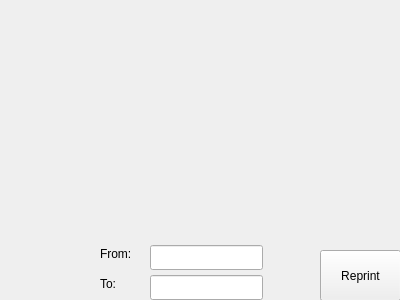
<?xml version="1.0" encoding="UTF-8"?>
<ui version="4.0">
 <class>Graph</class>
 <widget class="QWidget" name="Graph">
  <property name="geometry">
   <rect>
    <x>0</x>
    <y>0</y>
    <width>400</width>
    <height>300</height>
   </rect>
  </property>
  <property name="windowTitle">
   <string>Form</string>
  </property>
  <widget class="QCustomPlot" name="graph" native="true">
   <property name="geometry">
    <rect>
     <x>-1</x>
     <y>-1</y>
     <width>401</width>
     <height>241</height>
    </rect>
   </property>
  </widget>
  <widget class="QPushButton" name="Reprint">
   <property name="geometry">
    <rect>
     <x>320</x>
     <y>250</y>
     <width>81</width>
     <height>51</height>
    </rect>
   </property>
   <property name="text">
    <string>Reprint</string>
   </property>
  </widget>
  <widget class="QLineEdit" name="lineBegin">
   <property name="geometry">
    <rect>
     <x>150</x>
     <y>245</y>
     <width>113</width>
     <height>25</height>
    </rect>
   </property>
  </widget>
  <widget class="QLineEdit" name="lineEnd">
   <property name="geometry">
    <rect>
     <x>150</x>
     <y>275</y>
     <width>113</width>
     <height>25</height>
    </rect>
   </property>
  </widget>
  <widget class="QLabel" name="xBegin">
   <property name="geometry">
    <rect>
     <x>100</x>
     <y>245</y>
     <width>41</width>
     <height>17</height>
    </rect>
   </property>
   <property name="text">
    <string>From:</string>
   </property>
  </widget>
  <widget class="QLabel" name="xEnd">
   <property name="geometry">
    <rect>
     <x>100</x>
     <y>275</y>
     <width>41</width>
     <height>17</height>
    </rect>
   </property>
   <property name="text">
    <string>To:</string>
   </property>
  </widget>
 </widget>
 <customwidgets>
  <customwidget>
   <class>QCustomPlot</class>
   <extends>QWidget</extends>
   <header>qcustomplot.h</header>
   <container>1</container>
  </customwidget>
 </customwidgets>
 <resources/>
 <connections/>
</ui>
